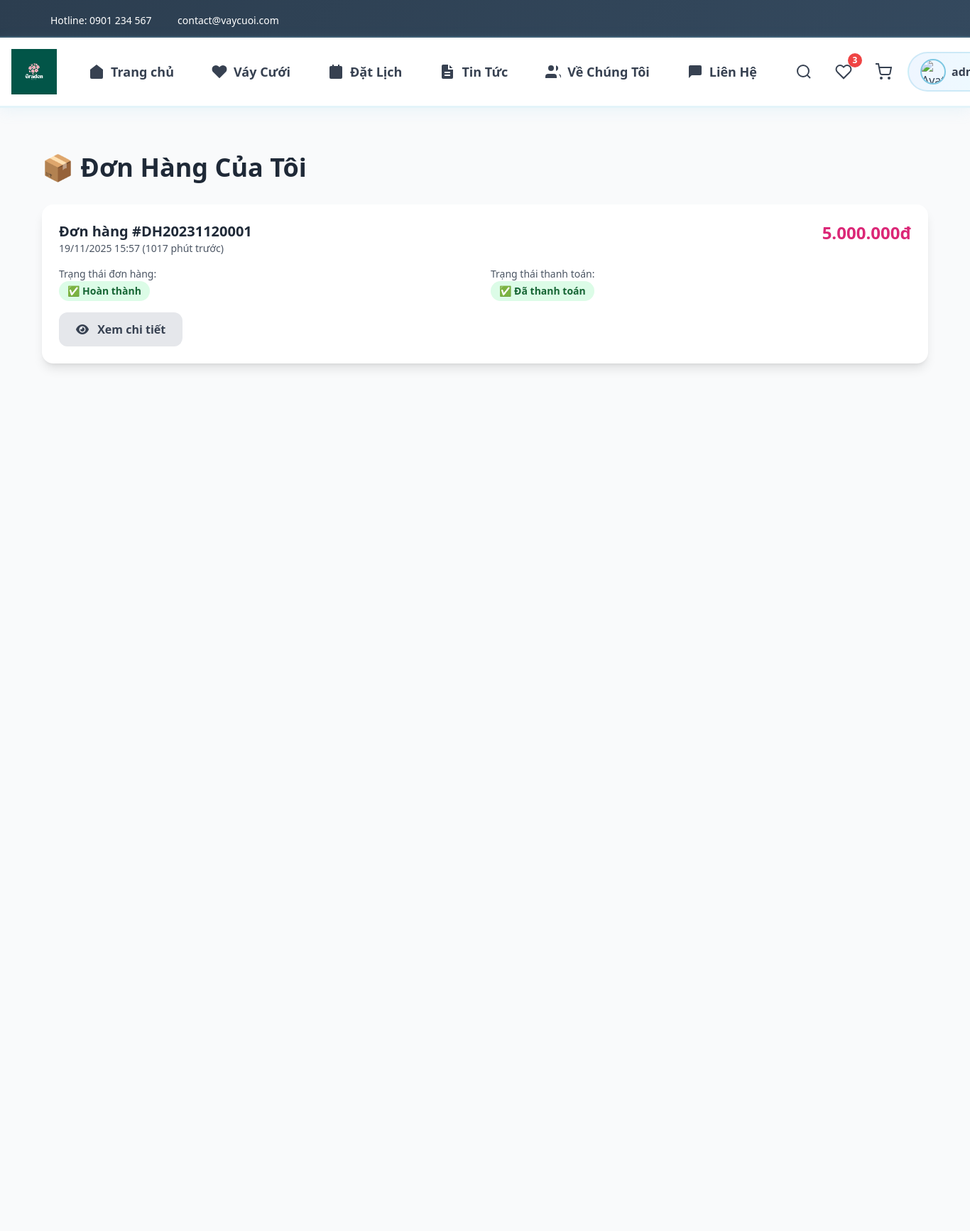
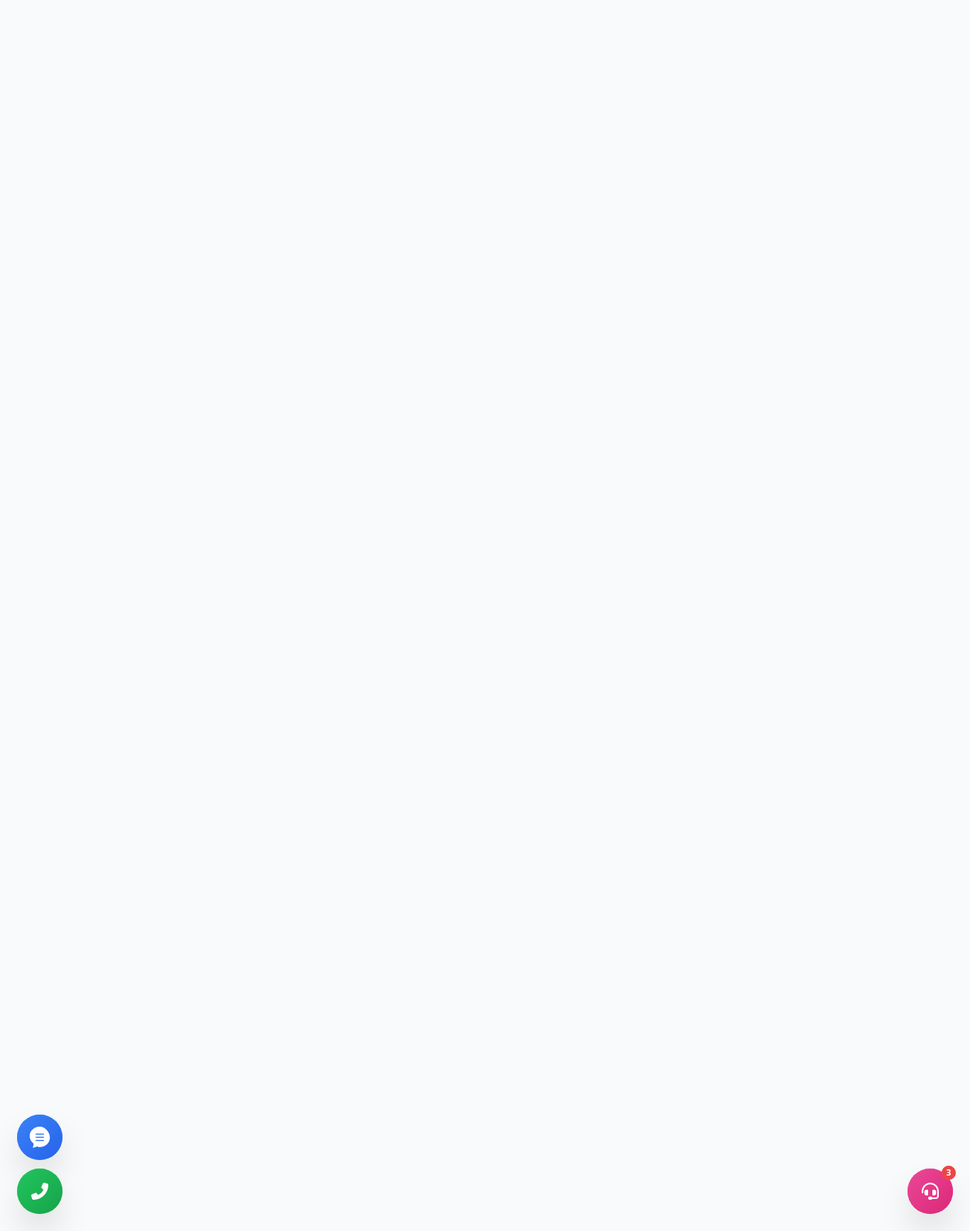
The app's page /my-orders.php (signed in) with its own data (2 pictures, top to bottom).
### tables this page shows
CREATE TABLE thanh_toan (
   id BIGINT AUTO_INCREMENT PRIMARY KEY,
   hoa_don_id BIGINT NULL,
   don_hang_id BIGINT NULL,
   payment_gateway VARCHAR(100) NULL,
   transaction_id VARCHAR(255) NULL,
   amount DECIMAL(14,2) NOT NULL,
   status ENUM('initiated','success','failed','refunded') DEFAULT 'initiated',
   paid_at TIMESTAMP NULL,
   created_at TIMESTAMP DEFAULT CURRENT_TIMESTAMP,
   FOREIGN KEY (hoa_don_id) REFERENCES hoa_don(id) ON DELETE SET NULL,
   FOREIGN KEY (don_hang_id) REFERENCES don_hang(id) ON DELETE SET NULL,
   INDEX idx_tx (transaction_id)  
);

CREATE TABLE don_hang (
   id BIGINT AUTO_INCREMENT PRIMARY KEY,
   ma_don_hang VARCHAR(50) UNIQUE COMMENT 'Mã đơn hàng duy nhất',
   nguoi_dung_id BIGINT NULL,
   ho_ten VARCHAR(255) NOT NULL COMMENT 'Họ tên người nhận',
   so_dien_thoai VARCHAR(30) NOT NULL COMMENT 'Số điện thoại người nhận',
   dia_chi TEXT NOT NULL COMMENT 'Địa chỉ nhận váy',
   ghi_chu TEXT NULL COMMENT 'Ghi chú đơn hàng',
   tong_tien DECIMAL(14,2) NOT NULL,
   trang_thai ENUM('pending','processing','completed','cancelled') DEFAULT 'pending',
   phuong_thuc_thanh_toan VARCHAR(50) DEFAULT 'qr_code' COMMENT 'Phương thức thanh toán',
   trang_thai_thanh_toan ENUM('pending','paid','failed','expired') DEFAULT 'pending' COMMENT 'Trạng thái thanh toán',
   created_at TIMESTAMP DEFAULT CURRENT_TIMESTAMP,
   updated_at TIMESTAMP NULL ON UPDATE CURRENT_TIMESTAMP,
   FOREIGN KEY (nguoi_dung_id) REFERENCES nguoi_dung(id) ON DELETE SET NULL,
   INDEX idx_ma_don_hang (ma_don_hang),
   INDEX idx_trang_thai (trang_thai),
   INDEX idx_trang_thai_thanh_toan (trang_thai_thanh_toan)
);

### my-orders.php (the view, shortened to what this page needs)
<?php
require_once 'includes/config.php';
$user_id = $_SESSION['user_id'];
$orders_query = $conn->prepare("SELECT
    dh.*,
    t.transaction_id,
    t.status as payment_status,
    TIMESTAMPDIFF(MINUTE, dh.created_at, NOW()) as minutes_ago,
    CASE
        WHEN dh.trang_thai_thanh_toan = 'pending' AND TIMESTAMPDIFF(MINUTE, dh.created_at, NOW()) < 10 THEN 1
        ELSE 0
    END as can_continue_payment
FROM don_hang dh
LEFT JOIN thanh_toan t ON dh.id = t.don_hang_id
WHERE dh.nguoi_dung_id = ?
ORDER BY dh.created_at DESC");
$orders_query->bind_param("i", $user_id);
$orders_query->execute();
$orders = $orders_query->get_result();
require_once 'includes/header.php';
?>
<section class="py-16 bg-gray-50 min-h-screen">
    <div class="container mx-auto px-4">
        <h1 class="text-4xl font-bold text-gray-800 mb-8">📦 Đơn Hàng Của Tôi</h1>
        <?php if ($orders && $orders->num_rows > 0): ?>
            <div class="space-y-4">
                <?php while ($order = $orders->fetch_assoc()): ?>
                <div class="bg-white rounded-2xl shadow-lg p-6">
                    <div class="flex justify-between items-start mb-4">
                        <div>
                            <h3 class="text-xl font-bold text-gray-800">
                                Đơn hàng #<?php echo htmlspecialchars($order['ma_don_hang']); ?>
                            </h3>
                            <p class="text-sm text-gray-600">
                                <?php echo date('d/m/Y H:i', strtotime($order['created_at'])); ?>
                                (<?php echo $order['minutes_ago']; ?> phút trước)
                            </p>
                        </div>
                        <div class="text-right">
                            <p class="text-2xl font-bold text-pink-600">
                                <?php echo number_format($order['tong_tien'], 0, ',', '.'); ?>đ
                            </p>
                        </div>
                    </div>
                    <div class="grid md:grid-cols-2 gap-4 mb-4">
                        <div>
                            <p class="text-sm text-gray-600">Trạng thái đơn hàng:</p>
                            <span class="inline-block px-3 py-1 rounded-full text-sm font-semibold
                                <?php
                                switch($order['trang_thai']) {
                                    case 'completed': echo 'bg-green-100 text-green-800'; break;
                                }
                                ?>">
                                <?php
                                switch($order['trang_thai']) {
                                    case 'completed': echo '✅ Hoàn thành'; break;
                                }
                                ?>
                            </span>
                        </div>
                        <div>
                            <p class="text-sm text-gray-600">Trạng thái thanh toán:</p>
                            <span class="inline-block px-3 py-1 rounded-full text-sm font-semibold
                                <?php
                                switch($order['trang_thai_thanh_toan']) {
                                    case 'paid': echo 'bg-green-100 text-green-800'; break;
                                }
                                ?>">
                                <?php
                                switch($order['trang_thai_thanh_toan']) {
                                    case 'paid': echo '✅ Đã thanh toán'; break;
                                }
                                ?>
                            </span>
                        </div>
                    </div>
                    <div class="flex gap-3">
                        <a href="order-detail.php?id=<?php echo $order['id']; ?>"
                           class="bg-gray-200 text-gray-700 px-6 py-3 rounded-xl font-bold hover:bg-gray-300 transition-all">
                            <i class="fas fa-eye mr-2"></i>
                            Xem chi tiết
                        </a>
                    </div>
                </div>
                <?php endwhile; ?>
            </div>
        <?php endif; ?>
    </div>
</section>
<?php require_once 'includes/footer.php'; ?>

### assets/css/style.css (style rules this page uses)
* { margin: 0; padding: 0; box-sizing: border-box; }
:root { --primary-color: #7ec8e3; --secondary-color: #d4f1f9; --accent-color: #5ab8d9; --text-dark: #2c3e50; --text-light: #6c757d; --border-color: #d4e9f0; --bg-light: #f0f9fc; --white: #ffffff; --success: #5cb85c; --danger: #d9534f; --shadow: 0 2px 15px rgba(126, 200, 227, 0.15); --shadow-hover: 0 5px 25px rgba(126, 200, 227, 0.25); }
body { font-family: 'Segoe UI', Tahoma, Geneva, Verdana, sans-serif; color: var(--text-dark); line-height: 1.6; background: #e8f6fa; }
a { text-decoration: none; color: inherit; transition: all 0.3s ease; }
.container { max-width: 1200px; margin: 0 auto; padding: 0 20px; }
section { position: relative; z-index: 1; }
body { padding-top: 0; }
.main-content > *:first-child { margin-top: 0; }
section { padding: 80px 0 60px 0; }

### records on screen
thanh_toan: don_hang.ma_don_hang "DH20231120001", don_hang.created_at "19/11/2025 15:57", minutes_ago "1017", don_hang.tong_tien "5.000.000"

### other values on screen
$_SESSION['user_name'] "admin_mana…"
